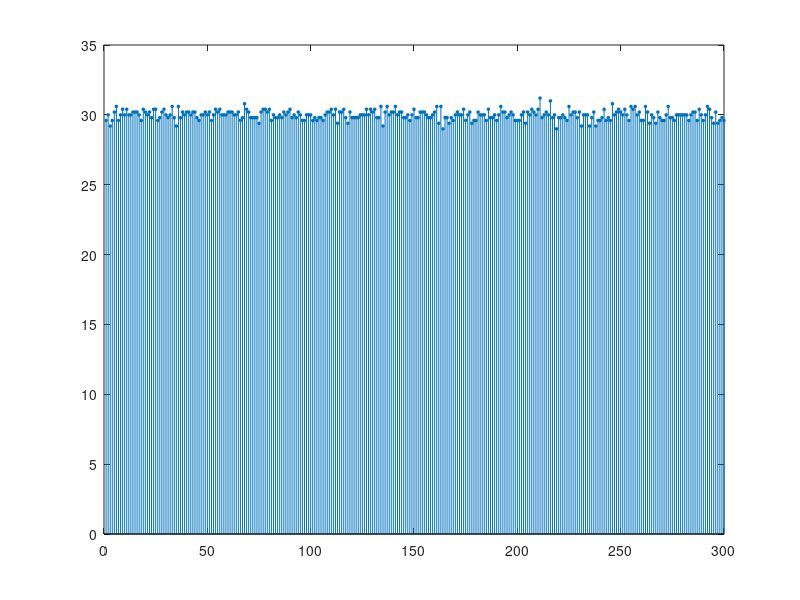

Source code (MATLAB): (Note: this script raises an error after producing the figure.)
% Script    question_one_StdDev_v_SNR
% Purpose  	Calculate the Standard Deviation vs. SNR across 300 MC trials
%               for a Uniform Linear Array
% Notes     (1) Number on Antennas: 4
%           (2) Number of Snapshots: 200
%           (3) Source Location: 30 deg
%           (4) SNR: 0 -> 30dB counting by 5dB
% Author    2026 DoA Team
% Date     	10/6/2025

clc; clear; close all;

M = 4;                   % Number of array elements
d = 0.5;                 % Element spacing (in wavelengths)
theta_true = 30;         % True signal direction in degrees
n_snapshots = 200;       % Number of samples per trial
SNR_dB = 0:5:30;         % Range of SNR values to test (dB)
n_trials = 300;          % Number of Monte Carlo trials per SNR
c = 3e8; f = 2.4e9;      % Speed of light and operating frequency
lambda = c/f;            % Wavelength (m)
k = 2*pi/lambda;         % Wave number (rad/m)
delta = d*lambda;        % Element spacing in meters

std_est = zeros(size(SNR_dB));      % Estimation vector for standard deviation vs. SNR

for s = 1:length(SNR_dB)
    est_DOAs = zeros(1, n_trials);  % Store estimated DOAs for each trial
    
    for mc = 1:n_trials
        a = exp(-1j*k*(0:M-1)'*delta*sind(theta_true));                                         % Steering vector for true DOA
        s_sig = randn(1, n_snapshots) + 1j*randn(1, n_snapshots);                               % Generate random complex source signal
        x = a*s_sig;                                                                            % Signal received across array elements
        noise = (randn(M, n_snapshots) + 1j*randn(M, n_snapshots))/sqrt(2)*10^(-SNR_dB(s)/20);  % Complex Gaussian noise scaled by SNR
        X = x + noise;                                                                          % Noisy received signal matrix
        
        Rxx = (X*X')/n_snapshots;               % Sample covariance matrix of received data
        [Evec, Eval] = eig(Rxx);                % Eigen-decomposition of covariance matrix
        [~, idx] = sort(diag(Eval), 'descend'); % Sort eigenvalues in descending order
        Evec = Evec(:, idx);                    % Sort eigenvectors accordingly
        En = Evec(:, 2:end);                    % Extract noise subspace (for 1 source)
        
        % --- MUSIC Spectrum Computation ---
        theta_scan = -90:0.2:90;                % Angle search grid (degrees)
        Pmusic = zeros(size(theta_scan));       % Initialize MUSIC spectrum
        for t = 1:length(theta_scan)
            a_scan = exp(-1j*k*(0:M-1)'*delta*sind(theta_scan(t)));      % Steering vector for scan angle
            Pmusic(t) = 1 / abs(a_scan'*(En*En')*a_scan);                % MUSIC pseudo-spectrum value
        end
        
        % --- DOA Estimation ---
        [~, idx_peak] = max(Pmusic);            % Find peak index in MUSIC spectrum
        est_DOAs(mc) = theta_scan(idx_peak);    % Store estimated DOA for this trial
    end
    
    std_est(s) = std(est_DOAs);                 % Compute spread of DOA estimates
    
%==================== Plotting ==============================
    figure;
    stem(1:n_trials, est_DOAs, 'filled', 'MarkerSize', 2);  % Plot DOA estimates per trial
    hold on;
    yline(theta_true, 'r', 'LineWidth', 2);                 % True DOA reference line
    hold off;
    title(sprintf('MUSIC DOA Estimates at %d dB SNR', SNR_dB(s)));
    xlabel('Monte Carlo Trial');
    ylabel('Estimated DOA (°)');
    grid on;
    ylim([25    35]); 
    
    fprintf('SNR = %2d dB --> Mean = %.2f°, Std = %.2f°\n', ...
            SNR_dB(s), mean(est_DOAs), std(est_DOAs));
end

figure;
plot(SNR_dB, std_est, 'o-', 'LineWidth', 2);     % Plot performance curve
xlabel('SNR (dB)');
ylabel('Standard Deviation of Estimated DOA (°)');
title('MUSIC DOA Estimation Performance vs SNR');
grid on;                                         

